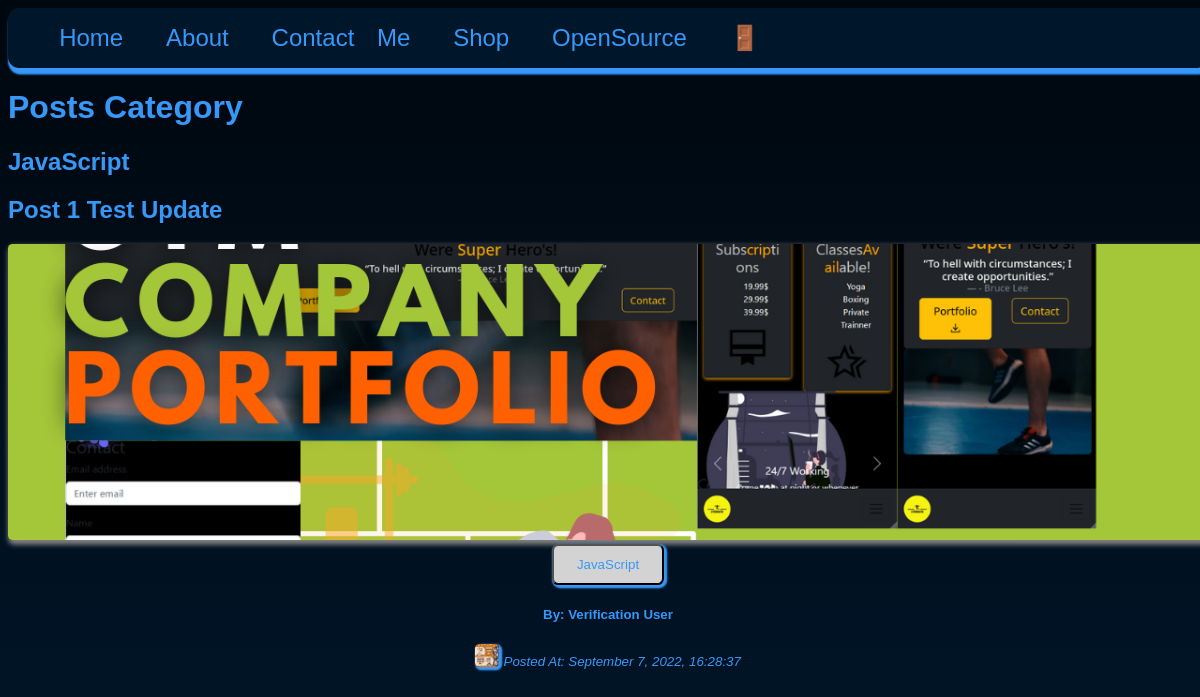
/category-posts.php?id=6, run on an earlier commit of the app's database.
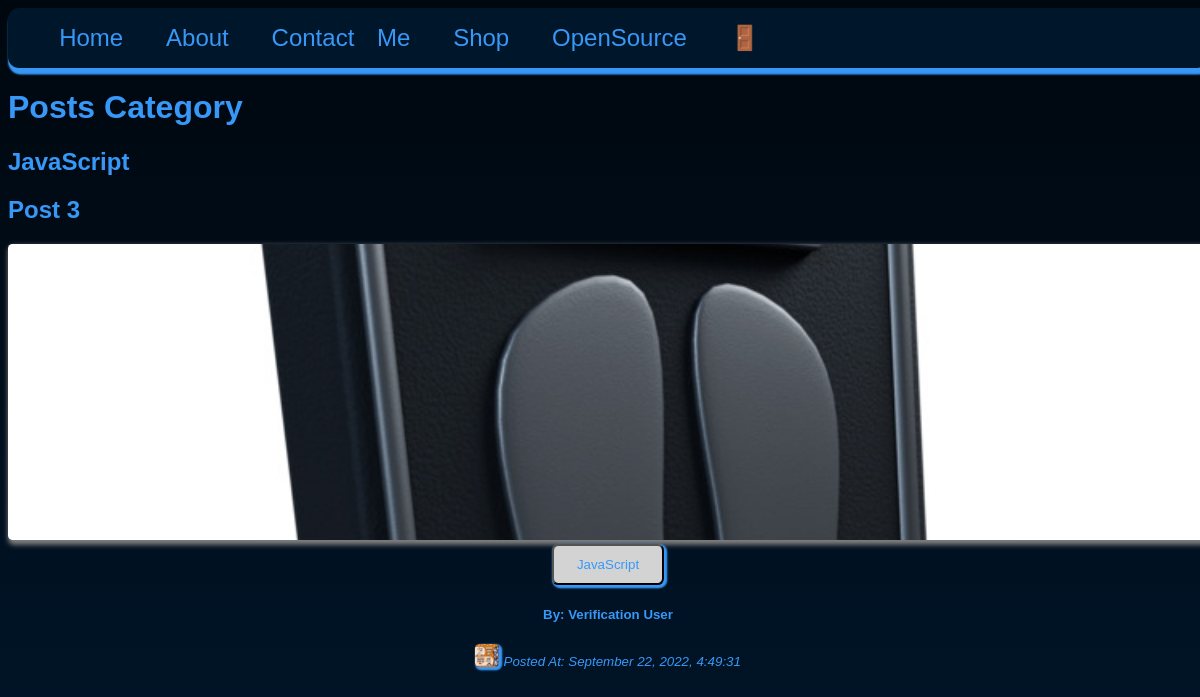
And on a later commit of the database.
### tables this page shows
CREATE TABLE `categories` (
  `id` int(11) UNSIGNED NOT NULL,
  `title` varchar(50) NOT NULL,
  `description` text NOT NULL
);

CREATE TABLE `posts` (
  `id` int(11) UNSIGNED NOT NULL,
  `title` varchar(255) NOT NULL,
  `body` text NOT NULL,
  `thumbnail` varchar(255) NOT NULL,
  `date_time` timestamp NOT NULL DEFAULT current_timestamp(),
  `category_id` int(11) UNSIGNED DEFAULT NULL,
  `author_id` int(11) UNSIGNED NOT NULL,
  `is_featured` tinyint(1) NOT NULL
);

CREATE TABLE `users` (
  `id` int(11) UNSIGNED NOT NULL,
  `firstname` varchar(50) NOT NULL,
  `lastname` varchar(50) NOT NULL,
  `username` varchar(50) NOT NULL,
  `email` varchar(100) NOT NULL,
  `password` varchar(255) NOT NULL,
  `avatar` varchar(255) NOT NULL,
  `is_admin` tinyint(1) NOT NULL
);

### category-posts.php (the view)
<?php
$page__title = 'Posts Category';
include('./partials/header/header.php');
include('./partials/nav/nav.php');
if (isset($_GET['id'])) {
    $id = filter_var($_GET['id'], FILTER_SANITIZE_NUMBER_INT);
    $query = "SELECT * FROM posts WHERE category_id=$id ORDER BY date_time DESC";
    $result = mysqli_query($connect__db, $query);
    $category_post = mysqli_fetch_assoc($result);
} else {
    header('location:' . HOME_URL . 'login.php');
    die();
}
?>
<h1><?php echo "$page__title" ?> </h1>
<?php
$category_id = $id;
$category_query = "SELECT * FROM categories WHERE id=$category_id";
$category_result = mysqli_query($connect__db, $category_query);
$category = mysqli_fetch_assoc($category_result);
$category_title = $category['title'];
?>
<h2>
    <?= $category_title; ?>
</h2>
<h2><?= $category_post['title']; ?></h2>
<div class="app__card-footer">
    <img src="<?= HOME_URL . 'images/' . $category_post['thumbnail'] ?>" class="app__card-img"
        alt="admin_post_thumbnail" loading="lazy" />
    <button class="btn__sm">
        <a href="<?= HOME_URL ?>category-posts.php?id=<?= $category['id'] ?>">
            <?= $category_title ?? null; ?>
        </a>
    </button>
    <div class="app__card-author">
        <?php
        $author_id = $category_post['author_id'];
        $author_query = "SELECT * FROM users WHERE id=$author_id";
        $author_result = mysqli_query($connect__db, $author_query);
        $author = mysqli_fetch_assoc($author_result);
        ?>
        <strong>
            <h5>
                By: <?= "{$author['firstname']} {$author['lastname']}"; ?>
            </h5>
            <img src="./images/<?= $author['avatar'] ?>" class="app__nav-avatar" />
        </strong>
        <small>
            <em>
                Posted At: <?= date("F j, Y, G:i:s ", strtotime($category_post['date_time'])) ?>
            </em>
        </small>
    </div>
</div>

### partials/header/header.php (shortened to what this page needs)
<!DOCTYPE html>
<html lang="en">
<head>
    <link rel='stylesheet' href='global/styles/css/main.css'>
</head>
<body>

### partials/nav/nav.php (shortened to what this page needs)
<nav class='app__nav' id="app__main-nav">
    <ul class='app__nav-items'>
        <li class='app__nav-item active'><a href="<?= HOME_URL ?>home.php" class="app__nav-link">Home</a></li>
        <li class='app__nav-item'><a href='<?= HOME_URL ?>about.php' class="app__nav-link">About</a></li>
        <li class='app__nav-item'><a href='<?= HOME_URL ?>contact.php' class="app__nav-link">Contact Me</a></li>
        <li class='app__nav-item'><a href='<?= HOME_URL ?>shop.php' class="app__nav-link">Shop</a></li>
        <li class='app__nav-item'><a href='<?= HOME_URL ?>opensource.php' class="app__nav-link">OpenSource</a></li>
        <?php if (isset($_SESSION['user-id'])) : ?>
            <a href="<?= ADMIN_URL ?>" class="app__nav-link">
                <img alt="avatar" class="app__nav-avatar" loading="lazy" src="<?= HOME_URL . 'images/' . $avatar['avatar'] ?>" />
                <small><?= $avatar['firstname'] ?></small>
            </a>
            <li class='app__nav-item'><a href="<?= HOME_URL ?>logout.php" class="app__nav-link">🧧Logout</a>
            <?php else : ?>
            <li class='app__nav-item'><a href="<?= HOME_URL ?>login.php" class="app__nav-link">🚪</a></li>
        <?php endif; ?>
    </ul>
</nav>

### global/styles/css/main.css (style rules this page uses)
.app__nav { width: 100%; top: 0; background-color: var(--color-dark-navyblue); background-image: var(--color-pearl-black); word-spacing: 1rem; box-shadow: 0.1rem 0.3rem 0.1rem 0.1rem var(--color-primary); border-radius: 0.7rem; overflow: hidden; }
.app__nav-items { list-style: none; width: 100%; }
.app__nav-item { display: inline-block; font-size: 1.5rem; }
.app__nav-link { font-size: 1.5rem; text-decoration: none; transition: 0.3s all ease-in-out; padding: 0.4rem 0.7rem; color: var(--color-primary); }
.app__nav-avatar { border-radius: 0.28rem; max-width: 1.5rem; max-height: 1.4rem; width: 100%; height: 100%; -o-object-fit: cover; object-fit: cover; background-color: black; box-shadow: 0.1rem 0.1rem 0.1rem 0.1rem var(--color-primary); }
* { box-sizing: border-box; }
.app__card-img { width: 100%; height: 100%; max-height: 37vh; max-width: 100vw; min-height: 20vh; min-width: 70vw; border-radius: 0.28rem; -o-object-fit: cover; object-fit: cover; box-shadow: 0.1rem 0.2rem 0.3rem 0.1rem gray; }
.app__card-footer { justify-content: center; text-align: center; width: 100%; }
:root { --color-primary: #3798f8; --color-primary-dark: #002950; --color-secondary: #553d62; --color-dark-charchoal: #2b4353; --color-black: black; --color-medium-gray: #7d8184; --color-dark-gray: #5e6164; --color-darkest-gray: #111111; --color-light-gray: #a9a9a9; --color-lightest-gray: #d3d3d3; --color-dark-pearl: #00070e; --color-dark-navyblue: #00162a; --color-white: #ffffff; --color-red: #700000; --transition-slow: all 3s ease-in-out; --transition-medium: all 1.5s ease-in-out; --transition-fast: all 0.3s ease-in-out; --background-light: linear-gradient( to left var(--color-lightest-gray), var(--color-white) ); --background-dark: linear-gradient( to left var(--color-dark-pearl), var(--color-white) ); }
html { background: linear-gradient(var(--color-dark-pearl), var(--color-dark-navyblue)); background-repeat: repeat; width: 100%; height: 100%; font-family: Arial, Helvetica, sans-serif; }
body { font-family: Arial, Helvetica, sans-serif; color: var(--color-primary); background-repeat: repeat; width: 100%; height: 100%; }
h1, h2, h3, h4, h5, h6 { font-family: Arial, Helvetica, sans-serif; }
a { text-decoration: none; color: #3798f8; transition: 0.3s all ease-in-out; }
.btn__sm { border-radius: 0.4rem; padding: 0.7rem 1rem 0.7rem 1rem; width: 100%; max-width: 7rem; max-height: 4rem; min-height: 2rem; min-width: 2rem; box-shadow: 0.1rem 0.1rem 0.1rem 0.1rem var(--color-primary); background: var(--color-lightest-gray); transition: var(--transition-fast); }

What changed in the data, as far as the page shows it:
no longer on this page (row edited): posts: title "Post 1 Test Update", thumbnail (picture), date_time "September 7, 2022, 16:28:37"
added posts: title "Post 3", thumbnail (picture), date_time "September 22, 2022, 4:49:31"
